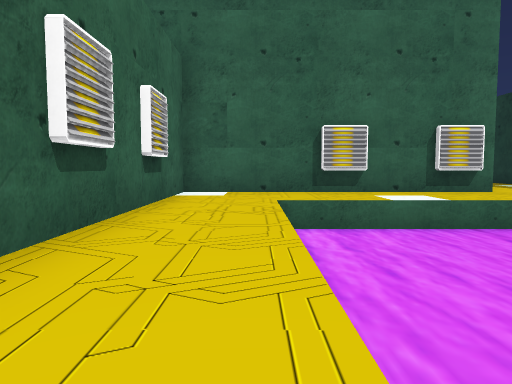
view 1 (above)

18 first-person views from a walk through a 3-D level made in the Unity game engine. The camera is 0.58 m above the floor, tilts 4° down and sees 70° across. The floor is counted in squares, 1 m on a side. Each view is taken from the middle of a square. On the plan, view 1 faces up. The plan holds only what a view shows up to about 10 squares ahead; the rest is blank. The place goes on beyond the plan. The player is left out.

view 2
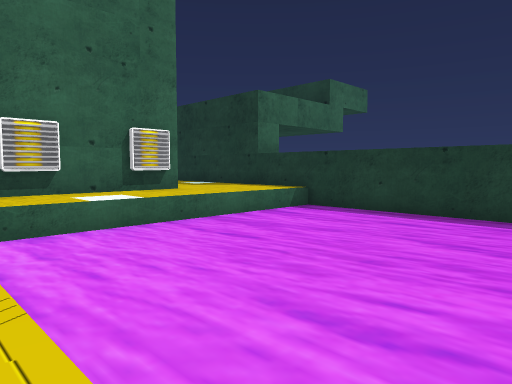

view 3
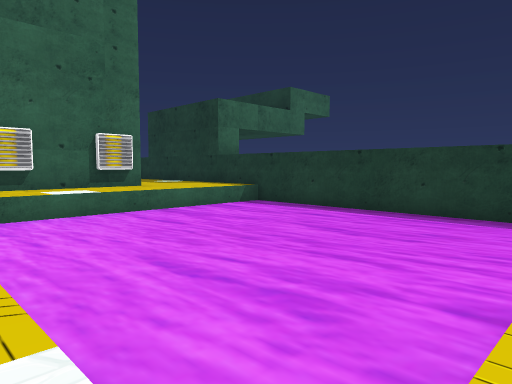

view 4
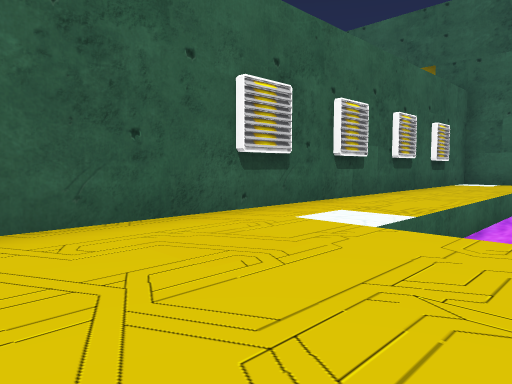

view 5
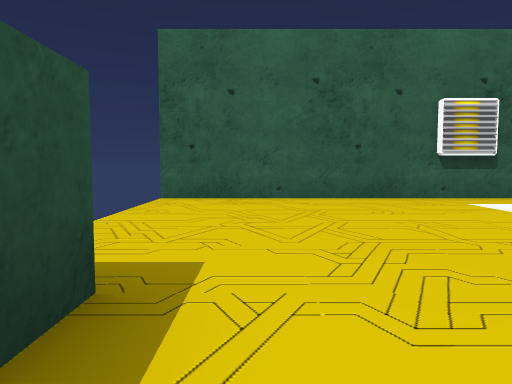

view 6
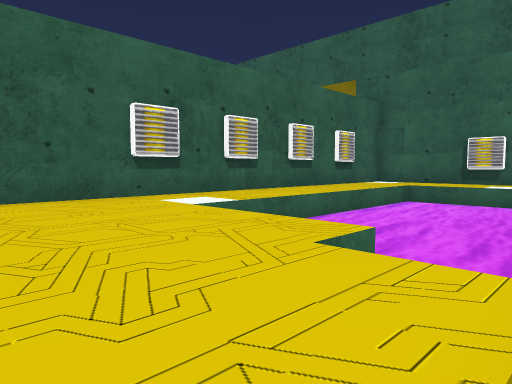

view 7
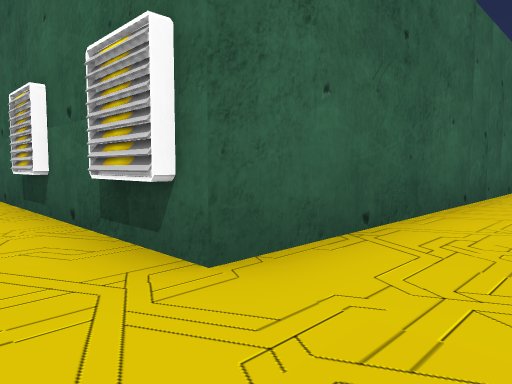

view 8
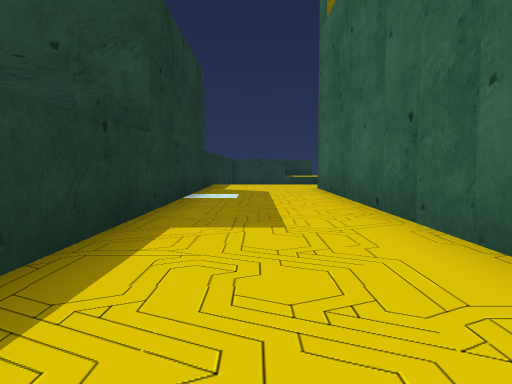

view 9
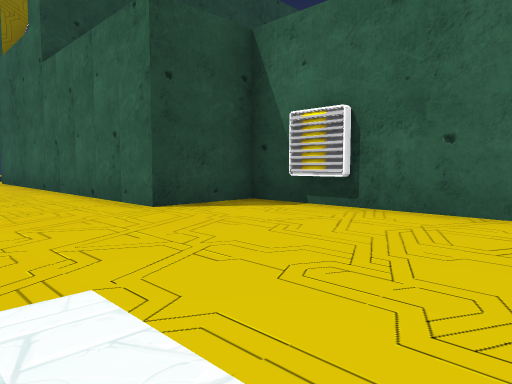

view 10
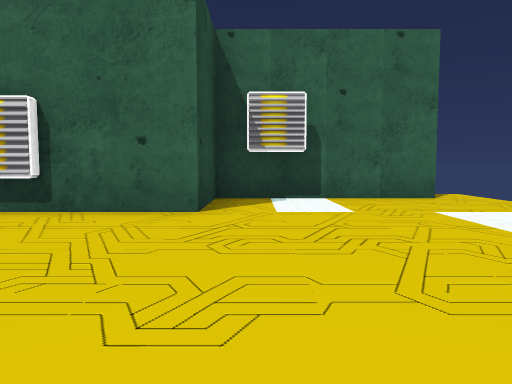

view 11
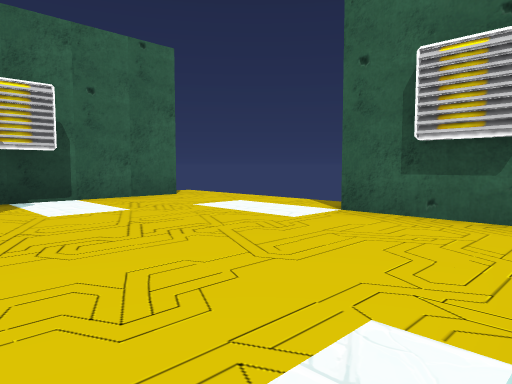

view 12
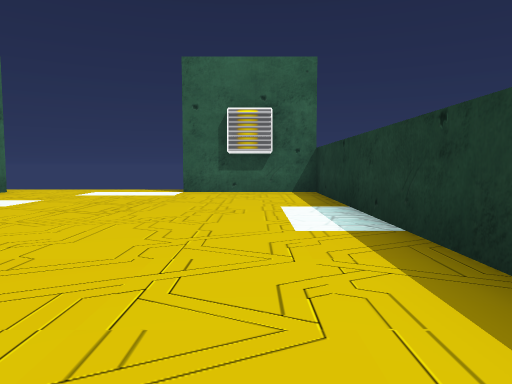

view 13
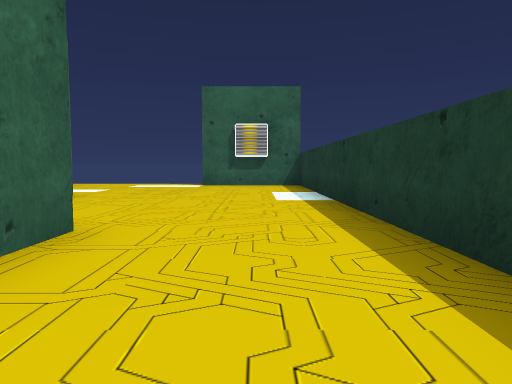

view 14
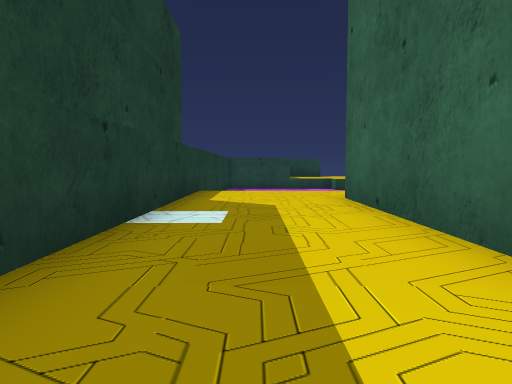

view 15
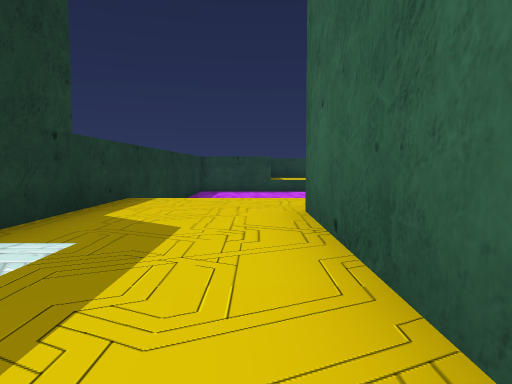

view 16
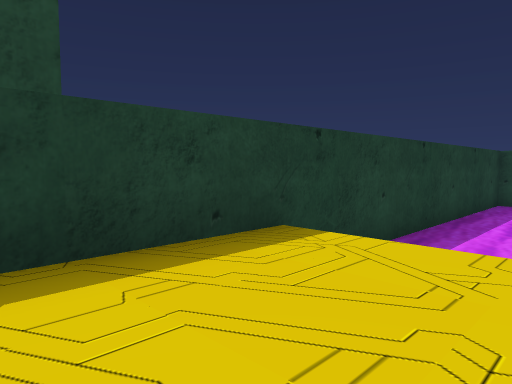

view 17
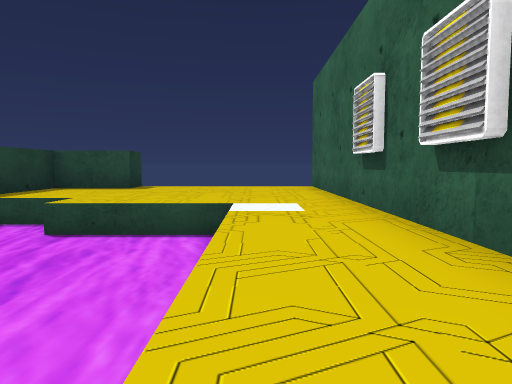

view 18
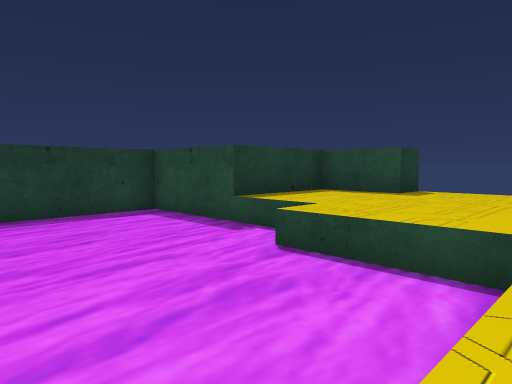

### Floor plan
Key: @ floor where view 1 was taken; # wall or solid block; . floor; ≈ liquid the walk keeps out of; v drop or lower ground; E vent.
Columns run from 2 left of view 1 to 9 right of it. Each row starts with its distance up from view 1.
 27    .....####
 26    #.......#
 25    #.......#
 24    #.......#
 23    #E......#
 22    ###.....#
 21      #.....#
 20      E.....#
 19      #.....#
 18      ###...#
 17        #...#
 16        #...#
 15        #...#
 14        #...#
 13        #...#
 12        #...#
 11        #...#
 10        #...#
  9 ########...#
  8 #...E.#E...#
  7 #..........#
  6 #..≈≈≈≈≈≈≈v#
  5 #..≈≈≈≈≈≈≈≈
  4 #..≈≈≈≈≈≈≈≈
  3 #..≈≈≈≈≈≈≈≈
  2 #..≈≈≈≈≈≈≈≈
  1 #..≈≈≈≈≈≈≈≈
  0 #.@≈≈≈≈≈≈≈≈
 -1 #..≈≈≈≈≈≈≈≈
 -2 #.....≈≈≈≈≈
 -3 #.......###
 -4 #.......#
 -5 #.......#
 -6 #.....###
 -7 #     #

Where each view was taken, in squares from view 1:
view 1: 0 up, 0 right, facing up
view 2: 0 up, 0 right, facing up-right
view 3: 2 down, 0 right, facing up-right
view 4: 5 down, 2 right, facing up-left
view 5: 5 down, 5 right, facing left
view 6: 5 down, 5 right, facing up-left
view 7: 7 up, 7 right, facing up-left
view 8: 18 up, 7 right, facing down
view 9: 23 up, 8 right, facing down-left
view 10: 23 up, 8 right, facing left
view 11: 22 up, 8 right, facing up-left
view 12: 18 up, 7 right, facing up
view 13: 15 up, 7 right, facing up
view 14: 15 up, 7 right, facing down
view 15: 13 up, 6 right, facing down
view 16: 9 up, 6 right, facing down-right
view 17: 4 up, 0 right, facing down
view 18: 2 up, 0 right, facing down-right
